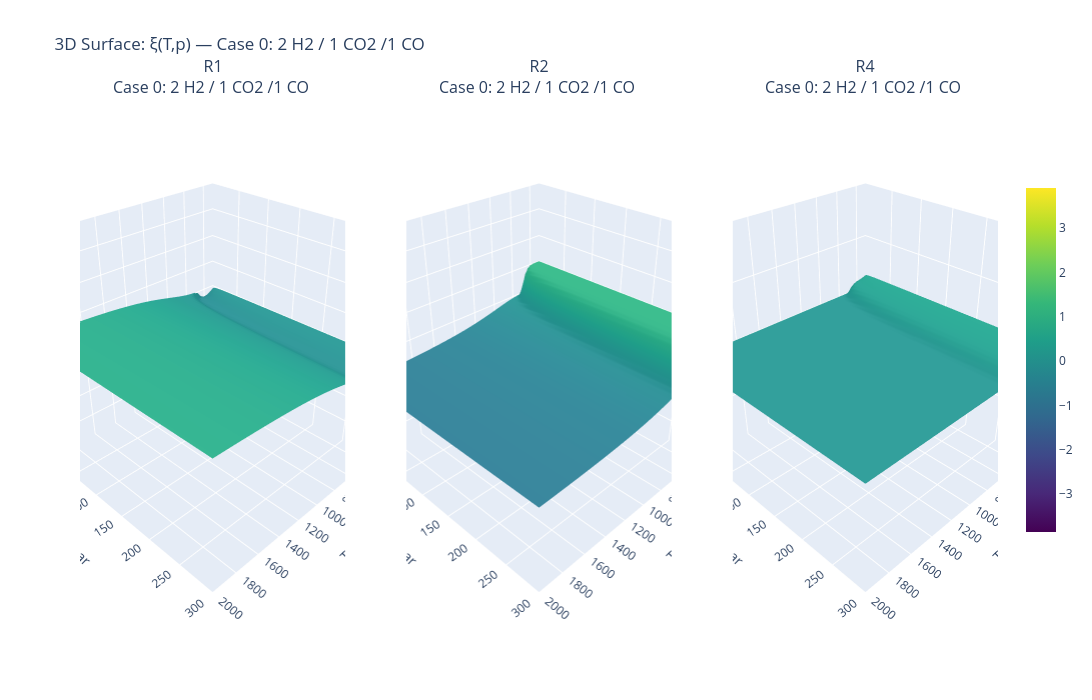
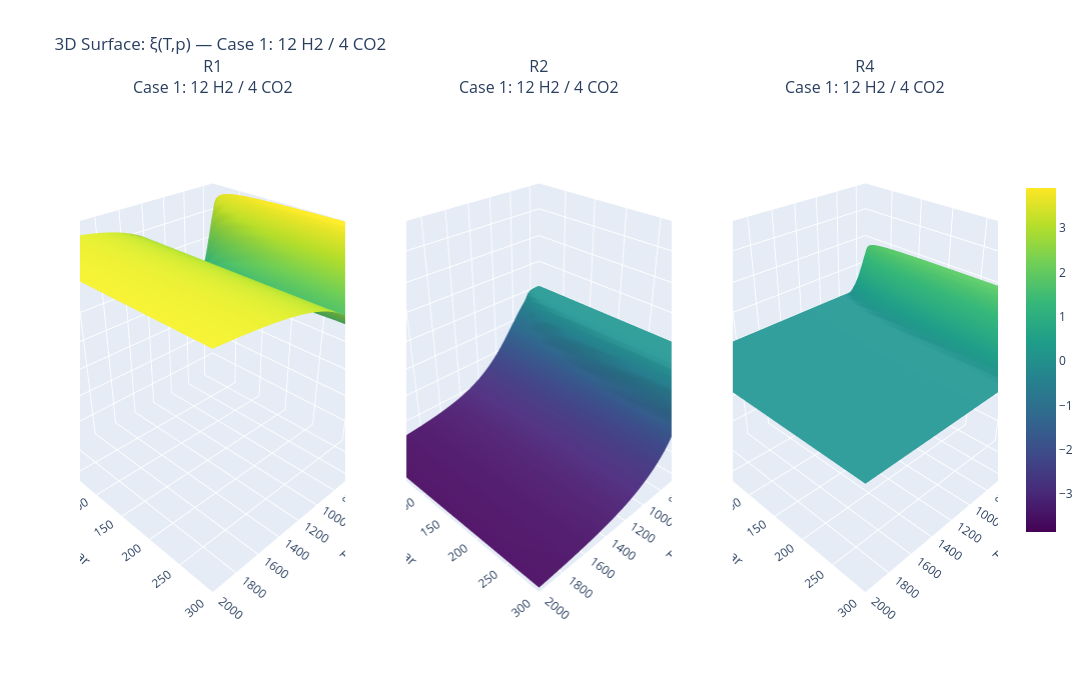
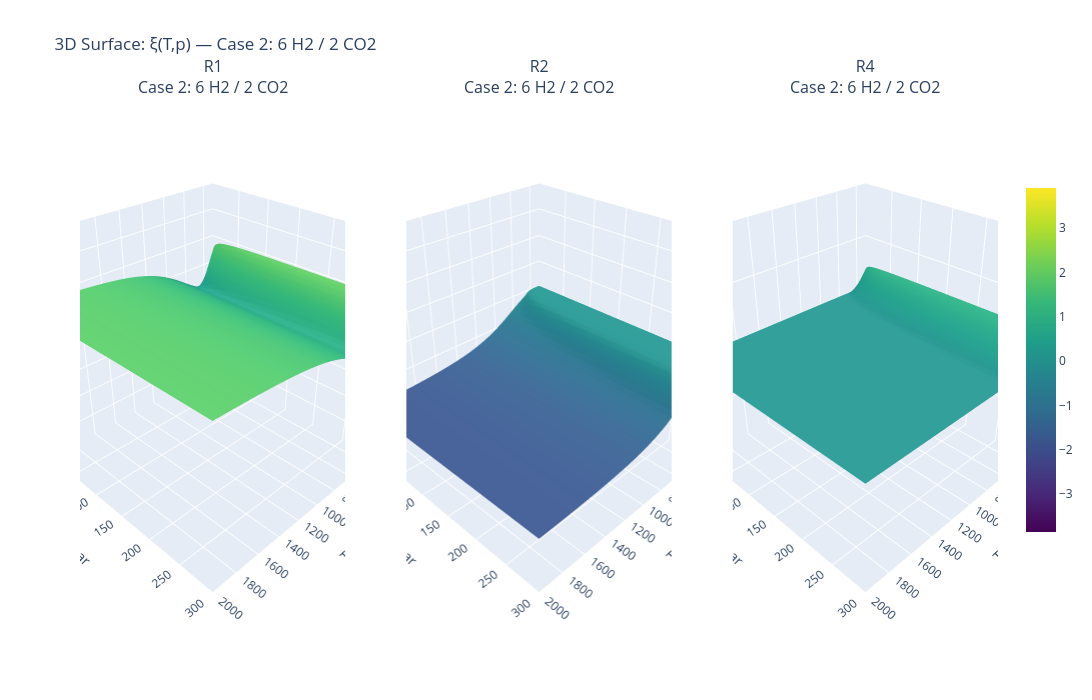
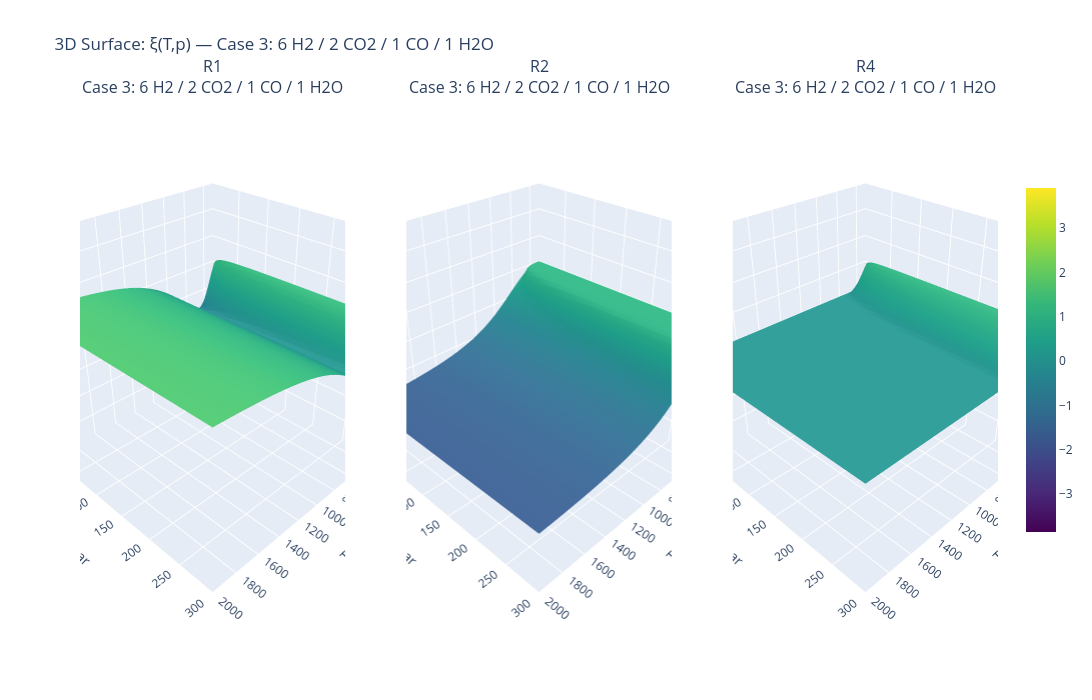

These figures' notebook cell, in order:
### Markdown cell above
## 6.2. Interactive 3D Mapping Across All Test Cases

To compare the effects of different initial mixtures, interactive 3D surface plots were generated for all  test cases. This expands the previous single case analysis and allows for a direct, side-by-side comparison of how the inlet stoichiometry changes the reaction extents. Finally, these interactive plots allow for precise data extraction across all simulated scenarios, making it easier to determine the optimal operating conditions for various feed mixtures.

### Code cell
import plotly.graph_objects as go
from plotly.subplots import make_subplots

# ====================== Interactive 3D-Surface: ξ(T,p) for all test cases ======================

T_3d = np.linspace(300, 2000, 50)
p_3d = np.logspace(0, np.log10(300), 50)
T_mesh, p_mesh = np.meshgrid(T_3d, p_3d)

n_cases = len(test_cases)

# --- Compute xi_TP for all cases ---
xi_TP_all = np.full((n_cases, 3, len(p_3d), len(T_3d)), np.nan)

for ci, (name, n_in) in enumerate(test_cases):
    for pi, p in enumerate(reversed(p_3d)):
        real_pi = len(p_3d) - 1 - pi

        xi_prev = make_initial_guess(n_in, reaction_indices, reaction_tuples)
        for ti, T in enumerate(reversed(T_3d)):
            real_ti = len(T_3d) - 1 - ti
            xi = safe_solve(n_in, T, p, xi_init=xi_prev, xi_prev=xi_prev)
            if not np.any(np.isnan(xi)):
                xi_prev = xi
                xi_TP_all[ci, :, real_pi, real_ti] = xi

        xi_prev = make_initial_guess(n_in, reaction_indices, reaction_tuples)
        for ti, T in enumerate(T_3d):
            if not np.any(np.isnan(xi_TP_all[ci, :, real_pi, ti])):
                xi_prev = xi_TP_all[ci, :, real_pi, ti]
                continue
            xi = safe_solve(n_in, T, p, xi_init=xi_prev, xi_prev=xi_prev)
            if not np.any(np.isnan(xi)):
                xi_prev = xi
                xi_TP_all[ci, :, real_pi, ti] = xi

    for pi, p in enumerate(p_3d):
        xi_prev = make_initial_guess(n_in, reaction_indices, reaction_tuples)
        for ti, T in enumerate(T_3d):
            if not np.any(np.isnan(xi_TP_all[ci, :, pi, ti])):
                xi_prev = xi_TP_all[ci, :, pi, ti]
                continue
            xi = safe_solve(n_in, T, p, xi_init=xi_prev, xi_prev=xi_prev)
            if not np.any(np.isnan(xi)):
                xi_prev = xi
                xi_TP_all[ci, :, pi, ti] = xi

        xi_prev = make_initial_guess(n_in, reaction_indices, reaction_tuples)
        for ti, T in enumerate(reversed(T_3d)):
            real_ti = len(T_3d) - 1 - ti
            if not np.any(np.isnan(xi_TP_all[ci, :, pi, real_ti])):
                xi_prev = xi_TP_all[ci, :, pi, real_ti]
                continue
            xi = safe_solve(n_in, T, p, xi_init=xi_prev, xi_prev=xi_prev)
            if not np.any(np.isnan(xi)):
                xi_prev = xi
                xi_TP_all[ci, :, pi, real_ti] = xi

# --- Global color scale ---
vmin = np.nanmin(xi_TP_all)
vmax = np.nanmax(xi_TP_all)
zmin = vmin
zmax = vmax

# --- Plot: one figure per case, cols = reactions ---
for ci, (name, n_in) in enumerate(test_cases):
    fig = make_subplots(
        rows=1, cols=3,
        specs=[[{'type': 'surface'}, {'type': 'surface'}, {'type': 'surface'}]],
        subplot_titles=(f'{'R1'}<br>{name}',
                        f'{'R2'}<br>{name}',
                        f'{'R4'}<br>{name}')
    )

    for r_idx in range(3):
        fig.add_trace(
            go.Surface(
                x=T_mesh[0],
                y=p_mesh[:, 0],
                z=xi_TP_all[ci, r_idx],
                colorscale='Viridis',
                cmin=vmin,
                cmax=vmax,
                showscale=(r_idx == 2),
                colorbar=dict(x=1.02, len=0.7) if r_idx == 2 else None,
                name='ξ surface',
                hovertemplate='T: %{x:.0f} K<br>p: %{y:.1f} bar<br>ξ: %{z:.2f} mol/h<extra></extra>'
            ),
            row=1, col=r_idx + 1
        )

    for col in range(1, 4):
        fig.update_scenes(
            xaxis=dict(title='T / K', range=[T_3d.min(), T_3d.max()]),
            yaxis=dict(title='p / bar', range=[p_3d.min(), p_3d.max()]),
            zaxis=dict(title='ξ / mol h⁻¹', range=[zmin, zmax]),
            camera=dict(eye=dict(x=1.5, y=1.5, z=1.3)),
            row=1, col=col
        )

    fig.update_layout(
        title_text=f'3D Surface: ξ(T,p) — {name}',
        width=1800,
        height=700,
        showlegend=False,
        hovermode='closest'
    )

    fig.show()

### Figure 1 — Plotly figure (JSON) as saved in the notebook; plotly's stock layout.template omitted (floating-point values rounded to 4 significant figures; data arrays with more than 128 entries replaced by an {"elided": "..."} marker saying what was removed)
{"data": [{"cmax": 3.904, "cmin": -3.853, "colorscale": [[0, "#440154"], [0.1111, "#482878"], [0.2222, "#3e4989"], [0.3333, "#31688e"], [0.4444, "#26828e"], [0.5556, "#1f9e89"], [0.6667, "#35b779"], [0.7778, "#6ece58"], [0.8889, "#b5de2b"], [1, "#fde725"]], "hovertemplate": "T: %{x:.0f} K<br>p: %{y:.1f} bar<br>ξ: %{z:.2f} mol/h<extra></extra>", "name": "ξ surface", "scene": "scene", "showscale": false, "type": "surface", "x": [300.0, 334.7, 369.4, 404.1, 438.8, 473.5, 508.2, 542.9, 577.6, 612.2, 646.9, 681.6, 716.3, 751.0, 785.7, 820.4, 855.1, 889.8, 924.5, 959.2, 993.9, 1029.0, 1063.0, 1098.0, 1133.0, 1167.0, 1202.0, 1237.0, 1271.0, 1306.0, 1341.0, 1376.0, 1410.0, 1445.0, 1480.0, 1514.0, 1549.0, 1584.0, 1618.0, 1653.0, 1688.0, 1722.0, 1757.0, 1792.0, 1827.0, 1861.0, 1896.0, 1931.0, 1965.0, 2000.0], "y": [1.0, 1.123, 1.262, 1.418, 1.593, 1.79, 2.011, 2.259, 2.538, 2.851, 3.203, 3.598, 4.042, 4.541, 5.102, 5.732, 6.44, 7.235, 8.128, 9.131, 10.26, 11.52, 12.95, 14.55, 16.34, 18.36, 20.62, 23.17, 26.03, 29.24, 32.86, 36.91, 41.47, 46.59, 52.34, 58.8, 66.06, 74.21, 83.37, 93.67, 105.2, 118.2, 132.8, 149.2, 167.6, 188.3, 211.6, 237.7, 267.0, 300.0], "z": {"elided": "50x50 float values"}}, {"cmax": 3.904, "cmin": -3.853, "colorscale": [[0, "#440154"], [0.1111, "#482878"], [0.2222, "#3e4989"], [0.3333, "#31688e"], [0.4444, "#26828e"], [0.5556, "#1f9e89"], [0.6667, "#35b779"], [0.7778, "#6ece58"], [0.8889, "#b5de2b"], [1, "#fde725"]], "hovertemplate": "T: %{x:.0f} K<br>p: %{y:.1f} bar<br>ξ: %{z:.2f} mol/h<extra></extra>", "name": "ξ surface", "scene": "scene2", "showscale": false, "type": "surface", "x": [300.0, 334.7, 369.4, 404.1, 438.8, 473.5, 508.2, 542.9, 577.6, 612.2, 646.9, 681.6, 716.3, 751.0, 785.7, 820.4, 855.1, 889.8, 924.5, 959.2, 993.9, 1029.0, 1063.0, 1098.0, 1133.0, 1167.0, 1202.0, 1237.0, 1271.0, 1306.0, 1341.0, 1376.0, 1410.0, 1445.0, 1480.0, 1514.0, 1549.0, 1584.0, 1618.0, 1653.0, 1688.0, 1722.0, 1757.0, 1792.0, 1827.0, 1861.0, 1896.0, 1931.0, 1965.0, 2000.0], "y": [1.0, 1.123, 1.262, 1.418, 1.593, 1.79, 2.011, 2.259, 2.538, 2.851, 3.203, 3.598, 4.042, 4.541, 5.102, 5.732, 6.44, 7.235, 8.128, 9.131, 10.26, 11.52, 12.95, 14.55, 16.34, 18.36, 20.62, 23.17, 26.03, 29.24, 32.86, 36.91, 41.47, 46.59, 52.34, 58.8, 66.06, 74.21, 83.37, 93.67, 105.2, 118.2, 132.8, 149.2, 167.6, 188.3, 211.6, 237.7, 267.0, 300.0], "z": {"elided": "50x50 float values"}}, {"cmax": 3.904, "cmin": -3.853, "colorbar": {"len": 0.7, "x": 1.02}, "colorscale": [[0, "#440154"], [0.1111, "#482878"], [0.2222, "#3e4989"], [0.3333, "#31688e"], [0.4444, "#26828e"], [0.5556, "#1f9e89"], [0.6667, "#35b779"], [0.7778, "#6ece58"], [0.8889, "#b5de2b"], [1, "#fde725"]], "hovertemplate": "T: %{x:.0f} K<br>p: %{y:.1f} bar<br>ξ: %{z:.2f} mol/h<extra></extra>", "name": "ξ surface", "scene": "scene3", "showscale": true, "type": "surface", "x": [300.0, 334.7, 369.4, 404.1, 438.8, 473.5, 508.2, 542.9, 577.6, 612.2, 646.9, 681.6, 716.3, 751.0, 785.7, 820.4, 855.1, 889.8, 924.5, 959.2, 993.9, 1029.0, 1063.0, 1098.0, 1133.0, 1167.0, 1202.0, 1237.0, 1271.0, 1306.0, 1341.0, 1376.0, 1410.0, 1445.0, 1480.0, 1514.0, 1549.0, 1584.0, 1618.0, 1653.0, 1688.0, 1722.0, 1757.0, 1792.0, 1827.0, 1861.0, 1896.0, 1931.0, 1965.0, 2000.0], "y": [1.0, 1.123, 1.262, 1.418, 1.593, 1.79, 2.011, 2.259, 2.538, 2.851, 3.203, 3.598, 4.042, 4.541, 5.102, 5.732, 6.44, 7.235, 8.128, 9.131, 10.26, 11.52, 12.95, 14.55, 16.34, 18.36, 20.62, 23.17, 26.03, 29.24, 32.86, 36.91, 41.47, 46.59, 52.34, 58.8, 66.06, 74.21, 83.37, 93.67, 105.2, 118.2, 132.8, 149.2, 167.6, 188.3, 211.6, 237.7, 267.0, 300.0], "z": {"elided": "50x50 float values"}}], "layout": {"annotations": [{"font": {"size": 16}, "showarrow": false, "text": "R1<br>Case 0: 2 H2 / 1 CO2 /1 CO ", "x": 0.1444, "xanchor": "center", "xref": "paper", "y": 1, "yanchor": "bottom", "yref": "paper"}, {"font": {"size": 16}, "showarrow": false, "text": "R2<br>Case 0: 2 H2 / 1 CO2 /1 CO ", "x": 0.5, "xanchor": "center", "xref": "paper", "y": 1, "yanchor": "bottom", "yref": "paper"}, {"font": {"size": 16}, "showarrow": false, "text": "R4<br>Case 0: 2 H2 / 1 CO2 /1 CO ", "x": 0.8556, "xanchor": "center", "xref": "paper", "y": 1, "yanchor": "bottom", "yref": "paper"}], "height": 700, "hovermode": "closest", "scene": {"camera": {"eye": {"x": 1.5, "y": 1.5, "z": 1.3}}, "domain": {"x": [0, 0.2889], "y": [0, 1]}, "xaxis": {"range": [300, 2000], "title": {"text": "T / K"}}, "yaxis": {"range": [1, 300.0], "title": {"text": "p / bar"}}, "zaxis": {"range": [-3.853, 3.904], "title": {"text": "ξ / mol h⁻¹"}}}, "scene2": {"camera": {"eye": {"x": 1.5, "y": 1.5, "z": 1.3}}, "domain": {"x": [0.3556, 0.6444], "y": [0, 1]}, "xaxis": {"range": [300, 2000], "title": {"text": "T / K"}}, "yaxis": {"range": [1, 300.0], "title": {"text": "p / bar"}}, "zaxis": {"range": [-3.853, 3.904], "title": {"text": "ξ / mol h⁻¹"}}}, "scene3": {"camera": {"eye": {"x": 1.5, "y": 1.5, "z": 1.3}}, "domain": {"x": [0.7111, 1], "y": [0, 1]}, "xaxis": {"range": [300, 2000], "title": {"text": "T / K"}}, "yaxis": {"range": [1, 300.0], "title": {"text": "p / bar"}}, "zaxis": {"range": [-3.853, 3.904], "title": {"text": "ξ / mol h⁻¹"}}}, "showlegend": false, "title": {"text": "3D Surface: ξ(T,p) — Case 0: 2 H2 / 1 CO2 /1 CO "}, "width": 1800}}

### Figure 2 — Plotly figure (JSON) as saved in the notebook; plotly's stock layout.template omitted (floating-point values rounded to 4 significant figures; data arrays with more than 128 entries replaced by an {"elided": "..."} marker saying what was removed)
{"data": [{"cmax": 3.904, "cmin": -3.853, "colorscale": [[0, "#440154"], [0.1111, "#482878"], [0.2222, "#3e4989"], [0.3333, "#31688e"], [0.4444, "#26828e"], [0.5556, "#1f9e89"], [0.6667, "#35b779"], [0.7778, "#6ece58"], [0.8889, "#b5de2b"], [1, "#fde725"]], "hovertemplate": "T: %{x:.0f} K<br>p: %{y:.1f} bar<br>ξ: %{z:.2f} mol/h<extra></extra>", "name": "ξ surface", "scene": "scene", "showscale": false, "type": "surface", "x": [300.0, 334.7, 369.4, 404.1, 438.8, 473.5, 508.2, 542.9, 577.6, 612.2, 646.9, 681.6, 716.3, 751.0, 785.7, 820.4, 855.1, 889.8, 924.5, 959.2, 993.9, 1029.0, 1063.0, 1098.0, 1133.0, 1167.0, 1202.0, 1237.0, 1271.0, 1306.0, 1341.0, 1376.0, 1410.0, 1445.0, 1480.0, 1514.0, 1549.0, 1584.0, 1618.0, 1653.0, 1688.0, 1722.0, 1757.0, 1792.0, 1827.0, 1861.0, 1896.0, 1931.0, 1965.0, 2000.0], "y": [1.0, 1.123, 1.262, 1.418, 1.593, 1.79, 2.011, 2.259, 2.538, 2.851, 3.203, 3.598, 4.042, 4.541, 5.102, 5.732, 6.44, 7.235, 8.128, 9.131, 10.26, 11.52, 12.95, 14.55, 16.34, 18.36, 20.62, 23.17, 26.03, 29.24, 32.86, 36.91, 41.47, 46.59, 52.34, 58.8, 66.06, 74.21, 83.37, 93.67, 105.2, 118.2, 132.8, 149.2, 167.6, 188.3, 211.6, 237.7, 267.0, 300.0], "z": {"elided": "50x50 float values"}}, {"cmax": 3.904, "cmin": -3.853, "colorscale": [[0, "#440154"], [0.1111, "#482878"], [0.2222, "#3e4989"], [0.3333, "#31688e"], [0.4444, "#26828e"], [0.5556, "#1f9e89"], [0.6667, "#35b779"], [0.7778, "#6ece58"], [0.8889, "#b5de2b"], [1, "#fde725"]], "hovertemplate": "T: %{x:.0f} K<br>p: %{y:.1f} bar<br>ξ: %{z:.2f} mol/h<extra></extra>", "name": "ξ surface", "scene": "scene2", "showscale": false, "type": "surface", "x": [300.0, 334.7, 369.4, 404.1, 438.8, 473.5, 508.2, 542.9, 577.6, 612.2, 646.9, 681.6, 716.3, 751.0, 785.7, 820.4, 855.1, 889.8, 924.5, 959.2, 993.9, 1029.0, 1063.0, 1098.0, 1133.0, 1167.0, 1202.0, 1237.0, 1271.0, 1306.0, 1341.0, 1376.0, 1410.0, 1445.0, 1480.0, 1514.0, 1549.0, 1584.0, 1618.0, 1653.0, 1688.0, 1722.0, 1757.0, 1792.0, 1827.0, 1861.0, 1896.0, 1931.0, 1965.0, 2000.0], "y": [1.0, 1.123, 1.262, 1.418, 1.593, 1.79, 2.011, 2.259, 2.538, 2.851, 3.203, 3.598, 4.042, 4.541, 5.102, 5.732, 6.44, 7.235, 8.128, 9.131, 10.26, 11.52, 12.95, 14.55, 16.34, 18.36, 20.62, 23.17, 26.03, 29.24, 32.86, 36.91, 41.47, 46.59, 52.34, 58.8, 66.06, 74.21, 83.37, 93.67, 105.2, 118.2, 132.8, 149.2, 167.6, 188.3, 211.6, 237.7, 267.0, 300.0], "z": {"elided": "50x50 float values"}}, {"cmax": 3.904, "cmin": -3.853, "colorbar": {"len": 0.7, "x": 1.02}, "colorscale": [[0, "#440154"], [0.1111, "#482878"], [0.2222, "#3e4989"], [0.3333, "#31688e"], [0.4444, "#26828e"], [0.5556, "#1f9e89"], [0.6667, "#35b779"], [0.7778, "#6ece58"], [0.8889, "#b5de2b"], [1, "#fde725"]], "hovertemplate": "T: %{x:.0f} K<br>p: %{y:.1f} bar<br>ξ: %{z:.2f} mol/h<extra></extra>", "name": "ξ surface", "scene": "scene3", "showscale": true, "type": "surface", "x": [300.0, 334.7, 369.4, 404.1, 438.8, 473.5, 508.2, 542.9, 577.6, 612.2, 646.9, 681.6, 716.3, 751.0, 785.7, 820.4, 855.1, 889.8, 924.5, 959.2, 993.9, 1029.0, 1063.0, 1098.0, 1133.0, 1167.0, 1202.0, 1237.0, 1271.0, 1306.0, 1341.0, 1376.0, 1410.0, 1445.0, 1480.0, 1514.0, 1549.0, 1584.0, 1618.0, 1653.0, 1688.0, 1722.0, 1757.0, 1792.0, 1827.0, 1861.0, 1896.0, 1931.0, 1965.0, 2000.0], "y": [1.0, 1.123, 1.262, 1.418, 1.593, 1.79, 2.011, 2.259, 2.538, 2.851, 3.203, 3.598, 4.042, 4.541, 5.102, 5.732, 6.44, 7.235, 8.128, 9.131, 10.26, 11.52, 12.95, 14.55, 16.34, 18.36, 20.62, 23.17, 26.03, 29.24, 32.86, 36.91, 41.47, 46.59, 52.34, 58.8, 66.06, 74.21, 83.37, 93.67, 105.2, 118.2, 132.8, 149.2, 167.6, 188.3, 211.6, 237.7, 267.0, 300.0], "z": {"elided": "50x50 float values"}}], "layout": {"annotations": [{"font": {"size": 16}, "showarrow": false, "text": "R1<br>Case 1: 12 H2 / 4 CO2", "x": 0.1444, "xanchor": "center", "xref": "paper", "y": 1, "yanchor": "bottom", "yref": "paper"}, {"font": {"size": 16}, "showarrow": false, "text": "R2<br>Case 1: 12 H2 / 4 CO2", "x": 0.5, "xanchor": "center", "xref": "paper", "y": 1, "yanchor": "bottom", "yref": "paper"}, {"font": {"size": 16}, "showarrow": false, "text": "R4<br>Case 1: 12 H2 / 4 CO2", "x": 0.8556, "xanchor": "center", "xref": "paper", "y": 1, "yanchor": "bottom", "yref": "paper"}], "height": 700, "hovermode": "closest", "scene": {"camera": {"eye": {"x": 1.5, "y": 1.5, "z": 1.3}}, "domain": {"x": [0, 0.2889], "y": [0, 1]}, "xaxis": {"range": [300, 2000], "title": {"text": "T / K"}}, "yaxis": {"range": [1, 300.0], "title": {"text": "p / bar"}}, "zaxis": {"range": [-3.853, 3.904], "title": {"text": "ξ / mol h⁻¹"}}}, "scene2": {"camera": {"eye": {"x": 1.5, "y": 1.5, "z": 1.3}}, "domain": {"x": [0.3556, 0.6444], "y": [0, 1]}, "xaxis": {"range": [300, 2000], "title": {"text": "T / K"}}, "yaxis": {"range": [1, 300.0], "title": {"text": "p / bar"}}, "zaxis": {"range": [-3.853, 3.904], "title": {"text": "ξ / mol h⁻¹"}}}, "scene3": {"camera": {"eye": {"x": 1.5, "y": 1.5, "z": 1.3}}, "domain": {"x": [0.7111, 1], "y": [0, 1]}, "xaxis": {"range": [300, 2000], "title": {"text": "T / K"}}, "yaxis": {"range": [1, 300.0], "title": {"text": "p / bar"}}, "zaxis": {"range": [-3.853, 3.904], "title": {"text": "ξ / mol h⁻¹"}}}, "showlegend": false, "title": {"text": "3D Surface: ξ(T,p) — Case 1: 12 H2 / 4 CO2"}, "width": 1800}}

### Figure 3 — Plotly figure (JSON) as saved in the notebook; plotly's stock layout.template omitted (floating-point values rounded to 4 significant figures; data arrays with more than 128 entries replaced by an {"elided": "..."} marker saying what was removed)
{"data": [{"cmax": 3.904, "cmin": -3.853, "colorscale": [[0, "#440154"], [0.1111, "#482878"], [0.2222, "#3e4989"], [0.3333, "#31688e"], [0.4444, "#26828e"], [0.5556, "#1f9e89"], [0.6667, "#35b779"], [0.7778, "#6ece58"], [0.8889, "#b5de2b"], [1, "#fde725"]], "hovertemplate": "T: %{x:.0f} K<br>p: %{y:.1f} bar<br>ξ: %{z:.2f} mol/h<extra></extra>", "name": "ξ surface", "scene": "scene", "showscale": false, "type": "surface", "x": [300.0, 334.7, 369.4, 404.1, 438.8, 473.5, 508.2, 542.9, 577.6, 612.2, 646.9, 681.6, 716.3, 751.0, 785.7, 820.4, 855.1, 889.8, 924.5, 959.2, 993.9, 1029.0, 1063.0, 1098.0, 1133.0, 1167.0, 1202.0, 1237.0, 1271.0, 1306.0, 1341.0, 1376.0, 1410.0, 1445.0, 1480.0, 1514.0, 1549.0, 1584.0, 1618.0, 1653.0, 1688.0, 1722.0, 1757.0, 1792.0, 1827.0, 1861.0, 1896.0, 1931.0, 1965.0, 2000.0], "y": [1.0, 1.123, 1.262, 1.418, 1.593, 1.79, 2.011, 2.259, 2.538, 2.851, 3.203, 3.598, 4.042, 4.541, 5.102, 5.732, 6.44, 7.235, 8.128, 9.131, 10.26, 11.52, 12.95, 14.55, 16.34, 18.36, 20.62, 23.17, 26.03, 29.24, 32.86, 36.91, 41.47, 46.59, 52.34, 58.8, 66.06, 74.21, 83.37, 93.67, 105.2, 118.2, 132.8, 149.2, 167.6, 188.3, 211.6, 237.7, 267.0, 300.0], "z": {"elided": "50x50 float values"}}, {"cmax": 3.904, "cmin": -3.853, "colorscale": [[0, "#440154"], [0.1111, "#482878"], [0.2222, "#3e4989"], [0.3333, "#31688e"], [0.4444, "#26828e"], [0.5556, "#1f9e89"], [0.6667, "#35b779"], [0.7778, "#6ece58"], [0.8889, "#b5de2b"], [1, "#fde725"]], "hovertemplate": "T: %{x:.0f} K<br>p: %{y:.1f} bar<br>ξ: %{z:.2f} mol/h<extra></extra>", "name": "ξ surface", "scene": "scene2", "showscale": false, "type": "surface", "x": [300.0, 334.7, 369.4, 404.1, 438.8, 473.5, 508.2, 542.9, 577.6, 612.2, 646.9, 681.6, 716.3, 751.0, 785.7, 820.4, 855.1, 889.8, 924.5, 959.2, 993.9, 1029.0, 1063.0, 1098.0, 1133.0, 1167.0, 1202.0, 1237.0, 1271.0, 1306.0, 1341.0, 1376.0, 1410.0, 1445.0, 1480.0, 1514.0, 1549.0, 1584.0, 1618.0, 1653.0, 1688.0, 1722.0, 1757.0, 1792.0, 1827.0, 1861.0, 1896.0, 1931.0, 1965.0, 2000.0], "y": [1.0, 1.123, 1.262, 1.418, 1.593, 1.79, 2.011, 2.259, 2.538, 2.851, 3.203, 3.598, 4.042, 4.541, 5.102, 5.732, 6.44, 7.235, 8.128, 9.131, 10.26, 11.52, 12.95, 14.55, 16.34, 18.36, 20.62, 23.17, 26.03, 29.24, 32.86, 36.91, 41.47, 46.59, 52.34, 58.8, 66.06, 74.21, 83.37, 93.67, 105.2, 118.2, 132.8, 149.2, 167.6, 188.3, 211.6, 237.7, 267.0, 300.0], "z": {"elided": "50x50 float values"}}, {"cmax": 3.904, "cmin": -3.853, "colorbar": {"len": 0.7, "x": 1.02}, "colorscale": [[0, "#440154"], [0.1111, "#482878"], [0.2222, "#3e4989"], [0.3333, "#31688e"], [0.4444, "#26828e"], [0.5556, "#1f9e89"], [0.6667, "#35b779"], [0.7778, "#6ece58"], [0.8889, "#b5de2b"], [1, "#fde725"]], "hovertemplate": "T: %{x:.0f} K<br>p: %{y:.1f} bar<br>ξ: %{z:.2f} mol/h<extra></extra>", "name": "ξ surface", "scene": "scene3", "showscale": true, "type": "surface", "x": [300.0, 334.7, 369.4, 404.1, 438.8, 473.5, 508.2, 542.9, 577.6, 612.2, 646.9, 681.6, 716.3, 751.0, 785.7, 820.4, 855.1, 889.8, 924.5, 959.2, 993.9, 1029.0, 1063.0, 1098.0, 1133.0, 1167.0, 1202.0, 1237.0, 1271.0, 1306.0, 1341.0, 1376.0, 1410.0, 1445.0, 1480.0, 1514.0, 1549.0, 1584.0, 1618.0, 1653.0, 1688.0, 1722.0, 1757.0, 1792.0, 1827.0, 1861.0, 1896.0, 1931.0, 1965.0, 2000.0], "y": [1.0, 1.123, 1.262, 1.418, 1.593, 1.79, 2.011, 2.259, 2.538, 2.851, 3.203, 3.598, 4.042, 4.541, 5.102, 5.732, 6.44, 7.235, 8.128, 9.131, 10.26, 11.52, 12.95, 14.55, 16.34, 18.36, 20.62, 23.17, 26.03, 29.24, 32.86, 36.91, 41.47, 46.59, 52.34, 58.8, 66.06, 74.21, 83.37, 93.67, 105.2, 118.2, 132.8, 149.2, 167.6, 188.3, 211.6, 237.7, 267.0, 300.0], "z": {"elided": "50x50 float values"}}], "layout": {"annotations": [{"font": {"size": 16}, "showarrow": false, "text": "R1<br>Case 2: 6 H2 / 2 CO2", "x": 0.1444, "xanchor": "center", "xref": "paper", "y": 1, "yanchor": "bottom", "yref": "paper"}, {"font": {"size": 16}, "showarrow": false, "text": "R2<br>Case 2: 6 H2 / 2 CO2", "x": 0.5, "xanchor": "center", "xref": "paper", "y": 1, "yanchor": "bottom", "yref": "paper"}, {"font": {"size": 16}, "showarrow": false, "text": "R4<br>Case 2: 6 H2 / 2 CO2", "x": 0.8556, "xanchor": "center", "xref": "paper", "y": 1, "yanchor": "bottom", "yref": "paper"}], "height": 700, "hovermode": "closest", "scene": {"camera": {"eye": {"x": 1.5, "y": 1.5, "z": 1.3}}, "domain": {"x": [0, 0.2889], "y": [0, 1]}, "xaxis": {"range": [300, 2000], "title": {"text": "T / K"}}, "yaxis": {"range": [1, 300.0], "title": {"text": "p / bar"}}, "zaxis": {"range": [-3.853, 3.904], "title": {"text": "ξ / mol h⁻¹"}}}, "scene2": {"camera": {"eye": {"x": 1.5, "y": 1.5, "z": 1.3}}, "domain": {"x": [0.3556, 0.6444], "y": [0, 1]}, "xaxis": {"range": [300, 2000], "title": {"text": "T / K"}}, "yaxis": {"range": [1, 300.0], "title": {"text": "p / bar"}}, "zaxis": {"range": [-3.853, 3.904], "title": {"text": "ξ / mol h⁻¹"}}}, "scene3": {"camera": {"eye": {"x": 1.5, "y": 1.5, "z": 1.3}}, "domain": {"x": [0.7111, 1], "y": [0, 1]}, "xaxis": {"range": [300, 2000], "title": {"text": "T / K"}}, "yaxis": {"range": [1, 300.0], "title": {"text": "p / bar"}}, "zaxis": {"range": [-3.853, 3.904], "title": {"text": "ξ / mol h⁻¹"}}}, "showlegend": false, "title": {"text": "3D Surface: ξ(T,p) — Case 2: 6 H2 / 2 CO2"}, "width": 1800}}

### Figure 4 — Plotly figure (JSON) as saved in the notebook; plotly's stock layout.template omitted (floating-point values rounded to 4 significant figures; data arrays with more than 128 entries replaced by an {"elided": "..."} marker saying what was removed)
{"data": [{"cmax": 3.904, "cmin": -3.853, "colorscale": [[0, "#440154"], [0.1111, "#482878"], [0.2222, "#3e4989"], [0.3333, "#31688e"], [0.4444, "#26828e"], [0.5556, "#1f9e89"], [0.6667, "#35b779"], [0.7778, "#6ece58"], [0.8889, "#b5de2b"], [1, "#fde725"]], "hovertemplate": "T: %{x:.0f} K<br>p: %{y:.1f} bar<br>ξ: %{z:.2f} mol/h<extra></extra>", "name": "ξ surface", "scene": "scene", "showscale": false, "type": "surface", "x": [300.0, 334.7, 369.4, 404.1, 438.8, 473.5, 508.2, 542.9, 577.6, 612.2, 646.9, 681.6, 716.3, 751.0, 785.7, 820.4, 855.1, 889.8, 924.5, 959.2, 993.9, 1029.0, 1063.0, 1098.0, 1133.0, 1167.0, 1202.0, 1237.0, 1271.0, 1306.0, 1341.0, 1376.0, 1410.0, 1445.0, 1480.0, 1514.0, 1549.0, 1584.0, 1618.0, 1653.0, 1688.0, 1722.0, 1757.0, 1792.0, 1827.0, 1861.0, 1896.0, 1931.0, 1965.0, 2000.0], "y": [1.0, 1.123, 1.262, 1.418, 1.593, 1.79, 2.011, 2.259, 2.538, 2.851, 3.203, 3.598, 4.042, 4.541, 5.102, 5.732, 6.44, 7.235, 8.128, 9.131, 10.26, 11.52, 12.95, 14.55, 16.34, 18.36, 20.62, 23.17, 26.03, 29.24, 32.86, 36.91, 41.47, 46.59, 52.34, 58.8, 66.06, 74.21, 83.37, 93.67, 105.2, 118.2, 132.8, 149.2, 167.6, 188.3, 211.6, 237.7, 267.0, 300.0], "z": {"elided": "50x50 float values"}}, {"cmax": 3.904, "cmin": -3.853, "colorscale": [[0, "#440154"], [0.1111, "#482878"], [0.2222, "#3e4989"], [0.3333, "#31688e"], [0.4444, "#26828e"], [0.5556, "#1f9e89"], [0.6667, "#35b779"], [0.7778, "#6ece58"], [0.8889, "#b5de2b"], [1, "#fde725"]], "hovertemplate": "T: %{x:.0f} K<br>p: %{y:.1f} bar<br>ξ: %{z:.2f} mol/h<extra></extra>", "name": "ξ surface", "scene": "scene2", "showscale": false, "type": "surface", "x": [300.0, 334.7, 369.4, 404.1, 438.8, 473.5, 508.2, 542.9, 577.6, 612.2, 646.9, 681.6, 716.3, 751.0, 785.7, 820.4, 855.1, 889.8, 924.5, 959.2, 993.9, 1029.0, 1063.0, 1098.0, 1133.0, 1167.0, 1202.0, 1237.0, 1271.0, 1306.0, 1341.0, 1376.0, 1410.0, 1445.0, 1480.0, 1514.0, 1549.0, 1584.0, 1618.0, 1653.0, 1688.0, 1722.0, 1757.0, 1792.0, 1827.0, 1861.0, 1896.0, 1931.0, 1965.0, 2000.0], "y": [1.0, 1.123, 1.262, 1.418, 1.593, 1.79, 2.011, 2.259, 2.538, 2.851, 3.203, 3.598, 4.042, 4.541, 5.102, 5.732, 6.44, 7.235, 8.128, 9.131, 10.26, 11.52, 12.95, 14.55, 16.34, 18.36, 20.62, 23.17, 26.03, 29.24, 32.86, 36.91, 41.47, 46.59, 52.34, 58.8, 66.06, 74.21, 83.37, 93.67, 105.2, 118.2, 132.8, 149.2, 167.6, 188.3, 211.6, 237.7, 267.0, 300.0], "z": {"elided": "50x50 float values"}}, {"cmax": 3.904, "cmin": -3.853, "colorbar": {"len": 0.7, "x": 1.02}, "colorscale": [[0, "#440154"], [0.1111, "#482878"], [0.2222, "#3e4989"], [0.3333, "#31688e"], [0.4444, "#26828e"], [0.5556, "#1f9e89"], [0.6667, "#35b779"], [0.7778, "#6ece58"], [0.8889, "#b5de2b"], [1, "#fde725"]], "hovertemplate": "T: %{x:.0f} K<br>p: %{y:.1f} bar<br>ξ: %{z:.2f} mol/h<extra></extra>", "name": "ξ surface", "scene": "scene3", "showscale": true, "type": "surface", "x": [300.0, 334.7, 369.4, 404.1, 438.8, 473.5, 508.2, 542.9, 577.6, 612.2, 646.9, 681.6, 716.3, 751.0, 785.7, 820.4, 855.1, 889.8, 924.5, 959.2, 993.9, 1029.0, 1063.0, 1098.0, 1133.0, 1167.0, 1202.0, 1237.0, 1271.0, 1306.0, 1341.0, 1376.0, 1410.0, 1445.0, 1480.0, 1514.0, 1549.0, 1584.0, 1618.0, 1653.0, 1688.0, 1722.0, 1757.0, 1792.0, 1827.0, 1861.0, 1896.0, 1931.0, 1965.0, 2000.0], "y": [1.0, 1.123, 1.262, 1.418, 1.593, 1.79, 2.011, 2.259, 2.538, 2.851, 3.203, 3.598, 4.042, 4.541, 5.102, 5.732, 6.44, 7.235, 8.128, 9.131, 10.26, 11.52, 12.95, 14.55, 16.34, 18.36, 20.62, 23.17, 26.03, 29.24, 32.86, 36.91, 41.47, 46.59, 52.34, 58.8, 66.06, 74.21, 83.37, 93.67, 105.2, 118.2, 132.8, 149.2, 167.6, 188.3, 211.6, 237.7, 267.0, 300.0], "z": {"elided": "50x50 float values"}}], "layout": {"annotations": [{"font": {"size": 16}, "showarrow": false, "text": "R1<br>Case 3: 6 H2 / 2 CO2 / 1 CO / 1 H2O", "x": 0.1444, "xanchor": "center", "xref": "paper", "y": 1, "yanchor": "bottom", "yref": "paper"}, {"font": {"size": 16}, "showarrow": false, "text": "R2<br>Case 3: 6 H2 / 2 CO2 / 1 CO / 1 H2O", "x": 0.5, "xanchor": "center", "xref": "paper", "y": 1, "yanchor": "bottom", "yref": "paper"}, {"font": {"size": 16}, "showarrow": false, "text": "R4<br>Case 3: 6 H2 / 2 CO2 / 1 CO / 1 H2O", "x": 0.8556, "xanchor": "center", "xref": "paper", "y": 1, "yanchor": "bottom", "yref": "paper"}], "height": 700, "hovermode": "closest", "scene": {"camera": {"eye": {"x": 1.5, "y": 1.5, "z": 1.3}}, "domain": {"x": [0, 0.2889], "y": [0, 1]}, "xaxis": {"range": [300, 2000], "title": {"text": "T / K"}}, "yaxis": {"range": [1, 300.0], "title": {"text": "p / bar"}}, "zaxis": {"range": [-3.853, 3.904], "title": {"text": "ξ / mol h⁻¹"}}}, "scene2": {"camera": {"eye": {"x": 1.5, "y": 1.5, "z": 1.3}}, "domain": {"x": [0.3556, 0.6444], "y": [0, 1]}, "xaxis": {"range": [300, 2000], "title": {"text": "T / K"}}, "yaxis": {"range": [1, 300.0], "title": {"text": "p / bar"}}, "zaxis": {"range": [-3.853, 3.904], "title": {"text": "ξ / mol h⁻¹"}}}, "scene3": {"camera": {"eye": {"x": 1.5, "y": 1.5, "z": 1.3}}, "domain": {"x": [0.7111, 1], "y": [0, 1]}, "xaxis": {"range": [300, 2000], "title": {"text": "T / K"}}, "yaxis": {"range": [1, 300.0], "title": {"text": "p / bar"}}, "zaxis": {"range": [-3.853, 3.904], "title": {"text": "ξ / mol h⁻¹"}}}, "showlegend": false, "title": {"text": "3D Surface: ξ(T,p) — Case 3: 6 H2 / 2 CO2 / 1 CO / 1 H2O"}, "width": 1800}}
